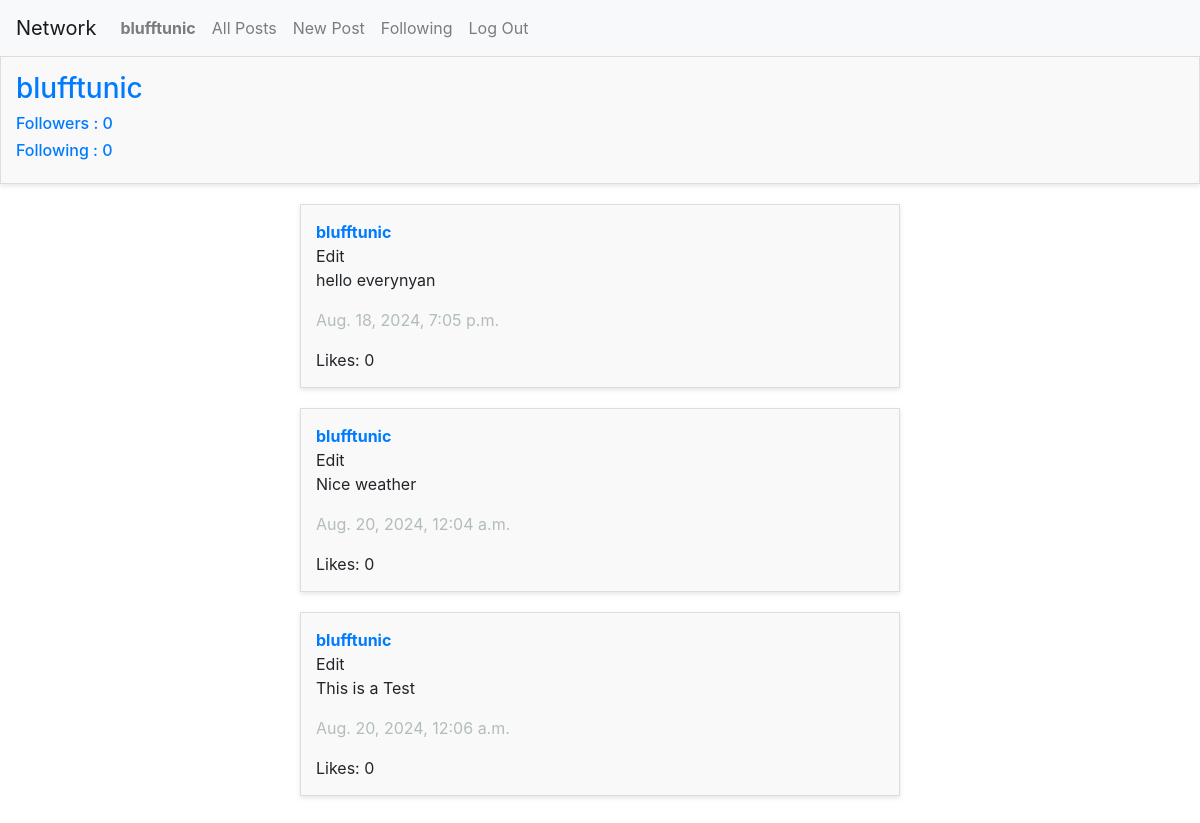
The app's page /profile/2/ (signed in) with its own data.
### network/models.py (models this page shows, shortened)
class User(AbstractUser):
    followers = models.IntegerField(blank=True, null=True)
    following = models.IntegerField(blank=True, null=True)

class Post(models.Model):
    user = models.ForeignKey(User, on_delete=models.CASCADE, related_name="userpost")
    text = models.TextField()
    likes = models.IntegerField(blank=True, null=True)
    timestamp = models.DateTimeField(auto_now_add=True)

### network/views.py (the view)
# urls.py: path("profile/<int:user_id>/", views.profile_page, name="profile_page"),
def profile_page(request, user_id):
    profile_user = User.objects.get(pk=user_id)
    current_user = request.user
    posts = Post.objects.filter(user=profile_user)
    followers = Following.objects.filter(following = profile_user).count()
    followings = Following.objects.filter(user = current_user).count()
    is_following = Following.objects.filter(user=current_user, following=profile_user).exists()
    return render(request, 'network/profile.html', {
        "profile":profile_user,
        "posts":posts,
        "is_following":is_following,
        "followers" : followers,
        "followings": followings,
    })

### network/templates/network/profile.html (shortened to what this page needs)
{% extends 'network/layout.html' %}
{% block body %}
    <div id="post">
        <div id="user">
            <h3>{{ profile }}</h3>
            <h6>Followers : {{ followers }}</h6>
            <h6>Following : {{ followings }}</h6>
        </div>
    </div>
    <div id="posts">
        {% for post in posts %}
            <div id="post">
                <a href="{% url 'profile_page' user_id=post.user.id %}" id="user"><strong>{{ post.user }}</strong></a>
                <br>
                {% if post.user == request.user %}
                    <a>Edit</a>
                {% endif %}
                <p>{{ post.text }}</p>
                <p id="timestamp">{{ post.timestamp }}</p>
                Likes: {{ post.likes }}
            </div>
        {% endfor %}
    </div>
{% endblock %}

### network/templates/network/layout.html (shortened to what this page needs)
{% load static %}
<!DOCTYPE html>
<html lang="en">
    <head>
        <link rel="stylesheet" href="https://stackpath.bootstrapcdn.com/bootstrap/4.4.1/css/bootstrap.min.css">
        <link href="{% static 'network/styles.css' %}" rel="stylesheet">
    </head>
    <body>
        <nav class="navbar navbar-expand-lg navbar-light bg-light">
            <a class="navbar-brand" href="{% url 'index' %}">Network</a>
            <div>
              <ul class="navbar-nav mr-auto">
                {% if user.is_authenticated %}
                    <li class="nav-item">
                        <a class="nav-link" href="{% url 'profile_page' user_id=user.id %}"><strong>{{ user.username }}</strong></a>
                    </li>
                {% endif %}
                <li class="nav-item">
                  <a class="nav-link" href="{% url 'index' %}" id="allposts">All Posts</a>
                </li>
                {% if user.is_authenticated %}
                    <li class="nav-item">
                        <a class="nav-link" href="{% url 'new_post' %}" id="newpost">New Post</a>
                    </li>
                    <li class="nav-item">
                        <a class="nav-link" href="#">Following</a>
                    </li>
                    <li class="nav-item">
                        <a class="nav-link" href="{% url 'logout' %}">Log Out</a>
                    </li>
                {% endif %}
              </ul>
            </div>
          </nav>
        <div class="body">
            {% block body %}
            {% endblock %}
        </div>
    </body>
</html>

### network/static/network/styles.css (style rules this page uses)
body { background-image: url("https://images.pexels.com/photos/531880/pexels-photo-531880.jpeg?auto=compress&cs=tinysrgb&w=600https://images.pexels.com/photos/956999/milky-way-starry-sky-night-sky-star-956999.jpeg?auto=compress&cs=tinysrgb&w=600"); background-repeat: no-repeat; background-size: cover; background-position: center; }
#posts { display: flex; flex-direction: column; align-items: center; margin: 20px auto; width: 50%; }
#post { background-color: #f9f9f9; border: 1px solid #ddd; padding: 15px; margin-bottom: 20px; width: 100%; box-shadow: 0px 2px 5px rgba(0, 0, 0, 0.1); }
#user { color: #007bff; text-decoration: none; }
#timestamp { color:#B2BEB5; }

### records on screen
User: username "blufftunic"
Post: user "blufftunic", shows "Edit", text "hello everynyan", timestamp "Aug. 18, 2024, 7:05 p.m.", likes "0"
Post: user "blufftunic", shows "Edit", text "Nice weather", timestamp "Aug. 20, 2024, 12:04 a.m.", likes "0"
Post: user "blufftunic", shows "Edit", text "This is a Test", timestamp "Aug. 20, 2024, 12:06 a.m.", likes "0"

### other values on screen
{{ followers }} "0"
{{ followings }} "0"
